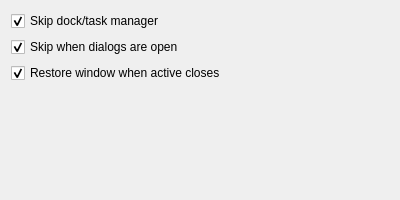
<?xml version="1.0" encoding="UTF-8"?>
<ui version="4.0">
    <class>ConfigDialog</class>
    <widget class="QWidget" name="ConfigDialog">
        <property name="geometry">
            <rect>
                <x>0</x>
                <y>0</y>
                <width>400</width>
                <height>200</height>
            </rect>
        </property>
        <property name="windowTitle">
            <string>Minimize Others Configuration</string>
        </property>
        <layout class="QVBoxLayout" name="verticalLayout">
            <item>
                <widget class="QCheckBox" name="kcfg_skipDock">
                    <property name="text">
                        <string>Skip dock/task manager</string>
                    </property>
                    <property name="toolTip">
                        <string>When enabled, clicking on the dock/task manager won't minimize other windows</string>
                    </property>
                    <property name="checked">
                        <bool>true</bool>
                    </property>
                </widget>
            </item>
            <item>
                <widget class="QCheckBox" name="kcfg_skipDialogs">
                    <property name="text">
                        <string>Skip when dialogs are open</string>
                    </property>
                    <property name="toolTip">
                        <string>When enabled, other windows won't be minimized when dialog windows are open</string>
                    </property>
                    <property name="checked">
                        <bool>true</bool>
                    </property>
                </widget>
            </item>
            <item>
                <widget class="QCheckBox" name="kcfg_restoreOnClose">
                    <property name="text">
                        <string>Restore window when active closes</string>
                    </property>
                    <property name="toolTip">
                        <string>When enabled, the last active window will be restored when the current active window is closed</string>
                    </property>
                    <property name="checked">
                        <bool>true</bool>
                    </property>
                </widget>
            </item>
            <item>
                <spacer name="verticalSpacer">
                    <property name="orientation">
                        <enum>Qt::Vertical</enum>
                    </property>
                    <property name="sizeHint" stdset="0">
                        <size>
                            <width>20</width>
                            <height>40</height>
                        </size>
                    </property>
                </spacer>
            </item>
        </layout>
    </widget>
    <resources/>
    <connections/>
</ui>
